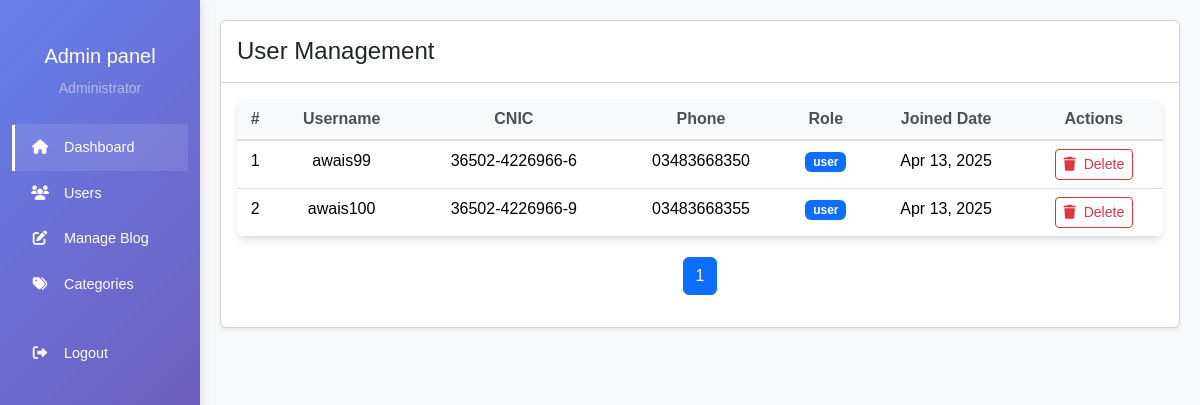
The page /admin/users.php (signed in) on the database its author committed.
### tables this page shows
CREATE TABLE IF NOT EXISTS `users` (
  `id` int NOT NULL AUTO_INCREMENT,
  `username` varchar(50) NOT NULL,
  `password` varchar(255) NOT NULL,
  `cnic` varchar(15) NOT NULL,
  `phone` varchar(15) NOT NULL,
  `avatar` varchar(255) DEFAULT NULL,
  `role` enum('admin','user') DEFAULT 'user',
  `created_at` timestamp NULL DEFAULT CURRENT_TIMESTAMP,
  PRIMARY KEY (`id`),
  UNIQUE KEY `username` (`username`),
  UNIQUE KEY `cnic` (`cnic`),
  UNIQUE KEY `phone` (`phone`)
);

### admin/users.php (the view, shortened to what this page needs)
<?php
    require_once '../config/db.php';
    $page = isset($_GET['page']) ? (int)$_GET['page'] : 1;
    $results_per_page = 10;
    $offset = ($page - 1) * $results_per_page;
    $count_stmt = $conn->prepare("SELECT COUNT(*) as total FROM users WHERE role = 'user'");
    $count_stmt->execute();
    $count_result = $count_stmt->get_result();
    $total_users = $count_result->fetch_assoc()['total'];
    $total_pages = ceil($total_users / $results_per_page);
    $stmt = $conn->prepare("SELECT id, username, cnic, phone, role, created_at
                            FROM users
                            WHERE role = 'user'
                            ORDER BY created_at DESC
                            LIMIT ? OFFSET ?");
    $stmt->bind_param("ii", $results_per_page, $offset);
    $stmt->execute();
    $result = $stmt->get_result();
    $users = $result->fetch_all(MYSQLI_ASSOC);
?>
<!DOCTYPE html>
<html lang="en">
<head>
    <link href="https://cdn.jsdelivr.net/npm/bootstrap@5.3.3/dist/css/bootstrap.min.css" rel="stylesheet">
    <link rel="stylesheet" href="https://cdnjs.cloudflare.com/ajax/libs/font-awesome/6.0.0-beta3/css/all.min.css">
</head>
<body>
    <div class="container-fluid">
        <div class="row">
            <?php include "./includes/sidebar.php"; ?>
            <div class="col-md-10 main-content">
                <div class="card shadow-sm">
                    <div class="card-header bg-white py-3">
                        <h4 class="mb-0">User Management</h4>
                    </div>
                    <div class="card-body">
                        <div class="table-responsive">
                            <table class="table table-hover text-center mb-0">
                                <thead>
                                    <tr>
                                        <th>#</th>
                                        <th>Username</th>
                                        <th>CNIC</th>
                                        <th>Phone</th>
                                        <th>Role</th>
                                        <th>Joined Date</th>
                                        <th>Actions</th>
                                    </tr>
                                </thead>
                                <tbody>
                                    <?php foreach ($users as $index => $user): ?>
                                        <tr>
                                            <td><?= $offset + $index + 1 ?></td>
                                            <td><?= htmlspecialchars($user['username']) ?></td>
                                            <td><?= htmlspecialchars($user['cnic']) ?></td>
                                            <td><?= htmlspecialchars($user['phone']) ?></td>
                                            <td>
                                                <span class="badge <?= $user['role'] === 'admin' ? 'bg-danger' : 'bg-primary' ?>">
                                                    <?= htmlspecialchars($user['role']) ?>
                                                </span>
                                            </td>
                                            <td><?= date('M d, Y', strtotime($user['created_at'])) ?></td>
                                            <td>
                                                <form action="delt-user.php" method="post" onsubmit="return confirm('Are you sure you want to delete this user?');">
                                                    <button type="submit" class="btn btn-sm btn-outline-danger">
                                                        <i class="fas fa-trash me-1"></i> Delete
                                                    </button>
                                                </form>
                                            </td>
                                        </tr>
                                    <?php endforeach; ?>
                                </tbody>
                            </table>
                        </div>
                        <nav aria-label="User list navigation" class="mt-3">
                            <ul class="pagination justify-content-center">
                                <?php for ($i = 1; $i <= $total_pages; $i++): ?>
                                    <li class="page-item <?= $i == $page ? 'active' : '' ?>">
                                        <a class="page-link" href="?page=<?= $i ?>"><?= $i ?></a>
                                    </li>
                                <?php endfor; ?>
                            </ul>
                        </nav>
                    </div>
                </div>
            </div>
        </div>
    </div>
</body>
</html>

### admin/users.php (style rules this page uses)
body { background-color: #f4f6f9; }
.main-content { padding: 20px; }
.table-responsive { background-color: white; border-radius: 8px; box-shadow: 0 4px 6px rgba(0, 0, 0, 0.1); }
.table { margin-bottom: 0; }
.table th { background-color: #f8f9fa; color: #495057; border-bottom: 2px solid #dee2e6; }
.pagination { margin-top: 20px; }

### admin/includes/sidebar.php (style rules this page uses)
body { background-color: #f8f9fa; font-family: 'Arial', sans-serif; overflow-x: hidden; }
.main-content { margin-left: 16.666667%; padding: 20px; transition: all 0.3s; }

### rows shown on the page
users: index "1", username "awais99", cnic "36502-4226966-6", phone "03483668350", role "user", created_at "Apr 13, 2025"
users: index "2", username "awais100", cnic "36502-4226966-9", phone "03483668355", role "user", created_at "Apr 13, 2025"
